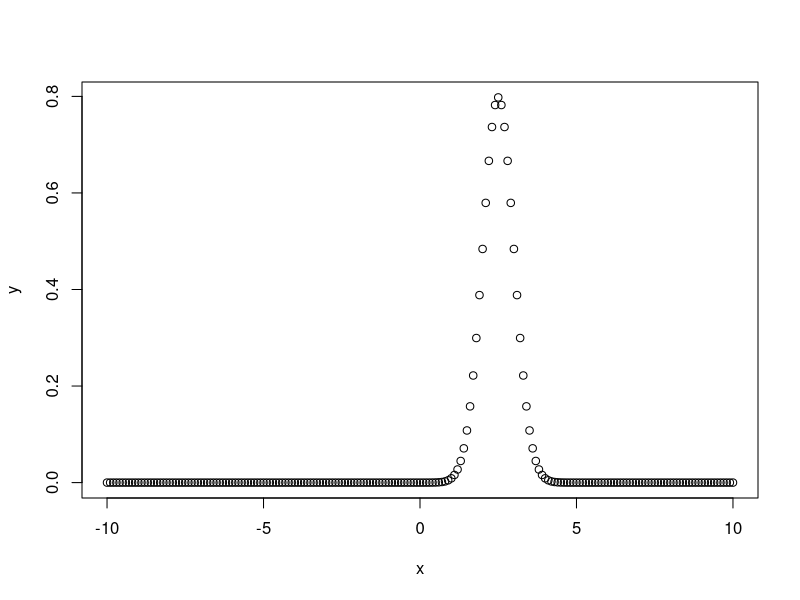
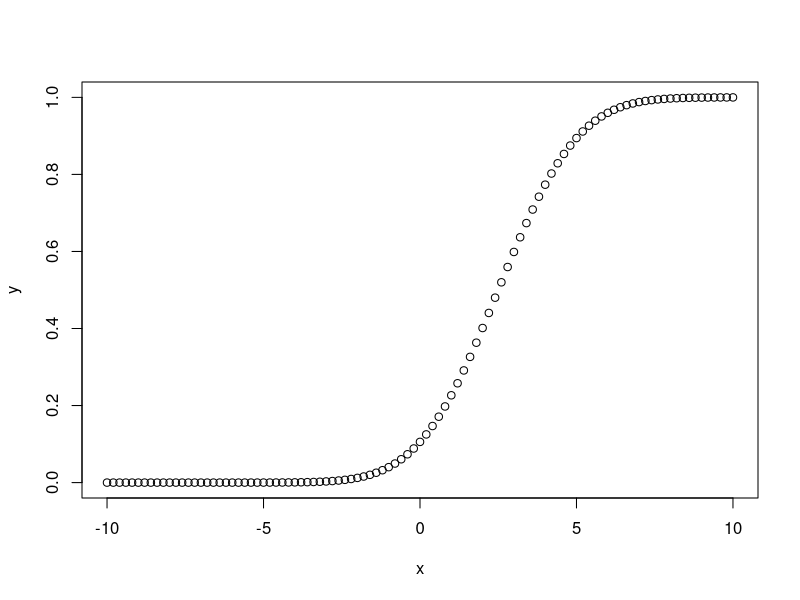
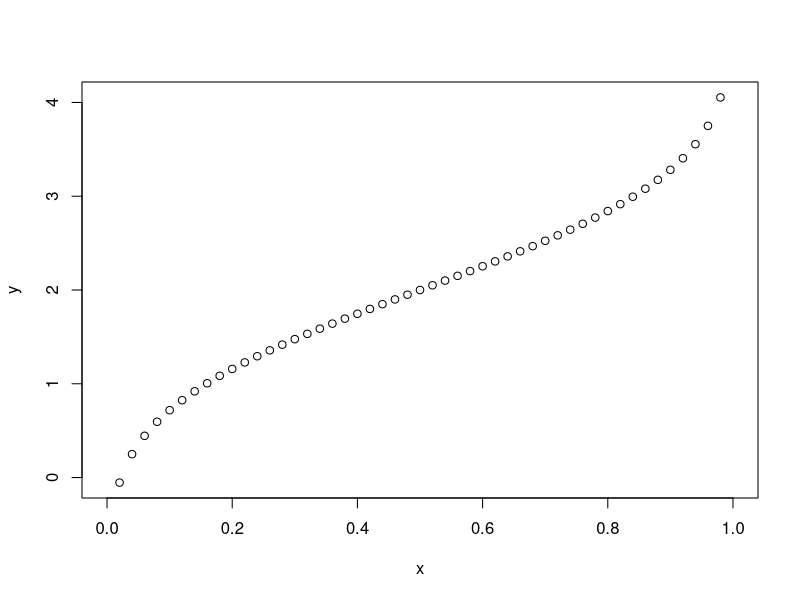
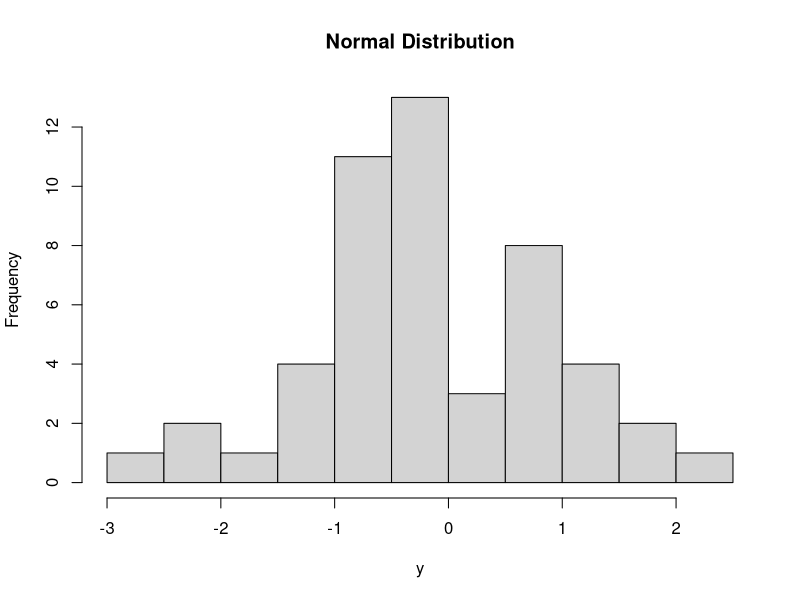

Here is the R script that generated these plots, in order:
x <- seq(-10, 10, by=.1)
y <- dnorm(x,mean=2.5,sd=0.5)
png(file="dnorm.png")
plot(x,y)
dev.off()

x <- seq(-10,10,by=.2)
y <- pnorm(x, mean=2.5,sd=2)
png(file="pnorm.png")
plot(x,y)
dev.off()

x <- seq(0,1,by=.02)
y <- qnorm(x, mean=2,sd=1)
png(file="qnorm.png")
plot(x,y)
dev.off()

y <- rnorm(50)
png(file="rnorm.png")
hist(y,main="Normal Distribution")
dev.off()